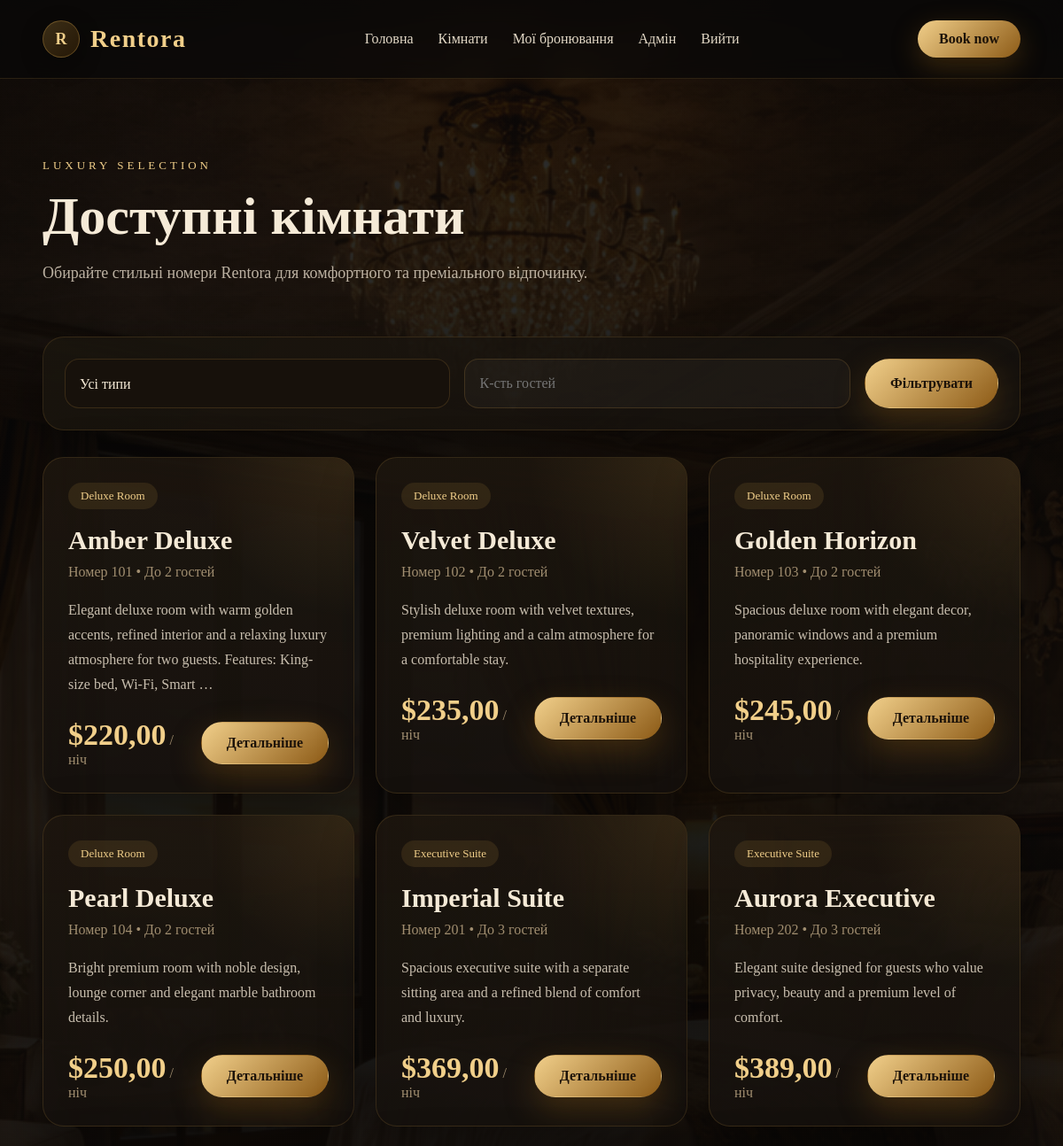
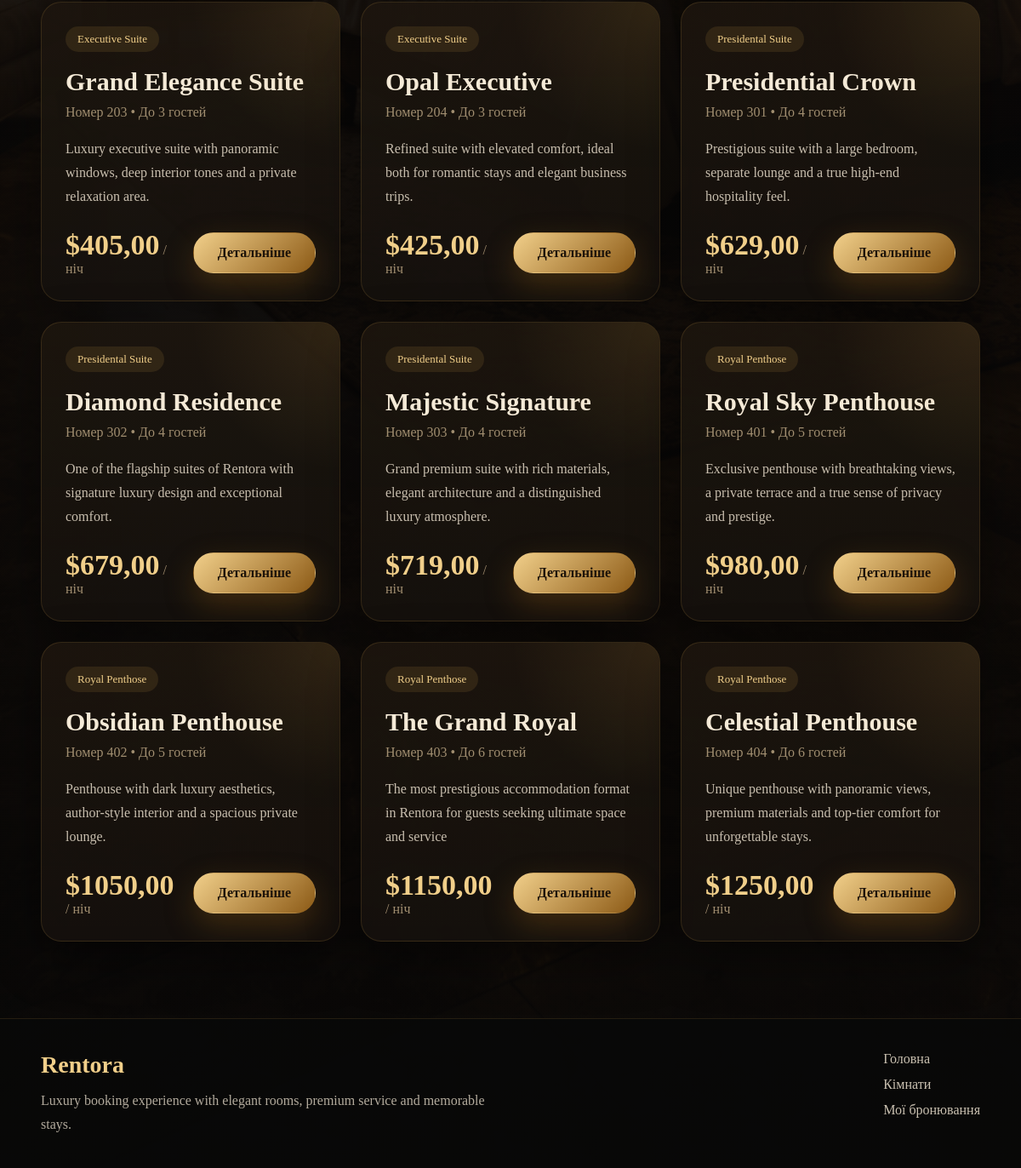
The app's page /rooms/ (signed in) with its own data (2 pictures, top to bottom).
### rooms/models.py (models this page shows, shortened)
class Room(models.Model):
    room_type = models.ForeignKey(
        RoomType,
        on_delete=models.CASCADE,
        related_name='rooms'
    )
    name = models.CharField(max_length=150)
    number = models.CharField(max_length=20, unique=True)
    description = models.TextField()
    price_per_night = models.DecimalField(max_digits=10, decimal_places=2)
    capacity = models.PositiveIntegerField()
    features = models.TextField(blank=True, help_text='Наприклад: Wi-Fi, balcony, minibar')
    is_active = models.BooleanField(default=True)
    class Meta:
        verbose_name = 'Кімната'
        verbose_name_plural = 'Кімнати'
        ordering = ['number']

class RoomType(models.Model):
    name = models.CharField(max_length=100, unique=True)
    description = models.TextField(blank=True)
    class Meta:
        verbose_name = 'Тип кімнати'
        verbose_name_plural = 'Типи кімнат'

### rooms/views.py (the view)
# urls.py: path('', room_list, name='room_list'),
def room_list(request):
    rooms = Room.objects.filter(is_active=True)
    room_types = RoomType.objects.all()
    room_type_id = request.GET.get('type')
    guests = request.GET.get('guests')
    if room_type_id:
        rooms = rooms.filter(room_type_id=room_type_id)
    if guests:
        try:
            rooms = rooms.filter(capacity__gte=int(guests))
        except ValueError:
            pass
    context = {
        'rooms': rooms,
        'room_types': room_types,
    }
    return render(request, 'rooms/room_list.html', context)

### templates/rooms/room_list.html (shortened to what this page needs)
{% extends 'base.html' %}
{% block body_class %}rooms-page-bg{% endblock %}
{% block content %}
<section class="inner-hero inner-hero-rooms">
    <div class="container">
        <div class="inner-hero-content">
            <p class="eyebrow">Luxury Selection</p>
            <h1>Доступні кімнати</h1>
            <p>
                Обирайте стильні номери Rentora для комфортного та преміального відпочинку.
            </p>
        </div>
    </div>
</section>
<section class="rooms-page-section">
    <div class="container">
        <div class="rooms-toolbar-card">
            <form method="get" class="filter-form rooms-filter-form">
                <select name="type">
                    <option value="">Усі типи</option>
                </select>
                <input
                    type="number"
                    name="guests"
                    placeholder="К-сть гостей"
                    value="{{ request.GET.guests|default:'' }}"
                >
                <button type="submit" class="btn btn-gold btn-filter">Фільтрувати</button>
            </form>
        </div>
        {% if rooms %}
            <div class="room-cards room-cards-list-page">
                {% for room in rooms %}
                    <div class="room-card">
                        <div class="room-card-top">
                            <span class="room-badge">{{ room.room_type.name }}</span>
                            <h3>{{ room.name }}</h3>
                            <p class="room-meta">Номер {{ room.number }} • До {{ room.capacity }} гостей</p>
                        </div>
                        <div class="room-card-bottom">
                            <p>{{ room.description|truncatewords:22 }}</p>
                            <div class="room-card-footer">
                                <div>
                                    <span class="price">${{ room.price_per_night }}</span>
                                    <span class="per-night">/ ніч</span>
                                </div>
                                <a href="{% url 'room_detail' room.pk %}" class="btn btn-gold">Детальніше</a>
                            </div>
                        </div>
                    </div>
                {% endfor %}
            </div>
        {% endif %}
    </div>
</section>
{% endblock %}

### records on screen
Room: room_type.name "Deluxe Room", name "Amber Deluxe", number "101", capacity "2", description "Elegant deluxe room with warm golden accents, refined interior and a relaxing luxury atmosphere for two guests. Features: King-size bed, Wi-Fi, Smart …", price_per_night "220,00"
Room: room_type.name "Deluxe Room", name "Velvet Deluxe", number "102", capacity "2", description "Stylish deluxe room with velvet textures, premium lighting and a calm atmosphere for a comfortable stay.", price_per_night "235,00"
Room: room_type.name "Deluxe Room", name "Golden Horizon", number "103", capacity "2", description "Spacious deluxe room with elegant decor, panoramic windows and a premium hospitality experience.", price_per_night "245,00"
Room: room_type.name "Deluxe Room", name "Pearl Deluxe", number "104", capacity "2", description "Bright premium room with noble design, lounge corner and elegant marble bathroom details.", price_per_night "250,00"
Room: room_type.name "Executive Suite", name "Imperial Suite", number "201", capacity "3", description "Spacious executive suite with a separate sitting area and a refined blend of comfort and luxury.", price_per_night "369,00"
Room: room_type.name "Executive Suite", name "Aurora Executive", number "202", capacity "3", description "Elegant suite designed for guests who value privacy, beauty and a premium level of comfort.", price_per_night "389,00"
Room: room_type.name "Executive Suite", name "Grand Elegance Suite", number "203", capacity "3", description "Luxury executive suite with panoramic windows, deep interior tones and a private relaxation area.", price_per_night "405,00"
Room: room_type.name "Executive Suite", name "Opal Executive", number "204", capacity "3", description "Refined suite with elevated comfort, ideal both for romantic stays and elegant business trips.", price_per_night "425,00"
Room: room_type.name "Presidental Suite", name "Presidential Crown", number "301", capacity "4", description "Prestigious suite with a large bedroom, separate lounge and a true high-end hospitality feel.", price_per_night "629,00"
Room: room_type.name "Presidental Suite", name "Diamond Residence", number "302", capacity "4", description "One of the flagship suites of Rentora with signature luxury design and exceptional comfort.", price_per_night "679,00"
Room: room_type.name "Presidental Suite", name "Majestic Signature", number "303", capacity "4", description "Grand premium suite with rich materials, elegant architecture and a distinguished luxury atmosphere.", price_per_night "719,00"
Room: room_type.name "Royal Penthose", name "Royal Sky Penthouse", number "401", capacity "5", description "Exclusive penthouse with breathtaking views, a private terrace and a true sense of privacy and prestige.", price_per_night "980,00"
Room: room_type.name "Royal Penthose", name "Obsidian Penthouse", number "402", capacity "5", description "Penthouse with dark luxury aesthetics, author-style interior and a spacious private lounge.", price_per_night "1050,00"
Room: room_type.name "Royal Penthose", name "The Grand Royal", number "403", capacity "6", description "The most prestigious accommodation format in Rentora for guests seeking ultimate space and service", price_per_night "1150,00"
Room: room_type.name "Royal Penthose", name "Celestial Penthouse", number "404", capacity "6", description "Unique penthouse with panoramic views, premium materials and top-tier comfort for unforgettable stays.", price_per_night "1250,00"
